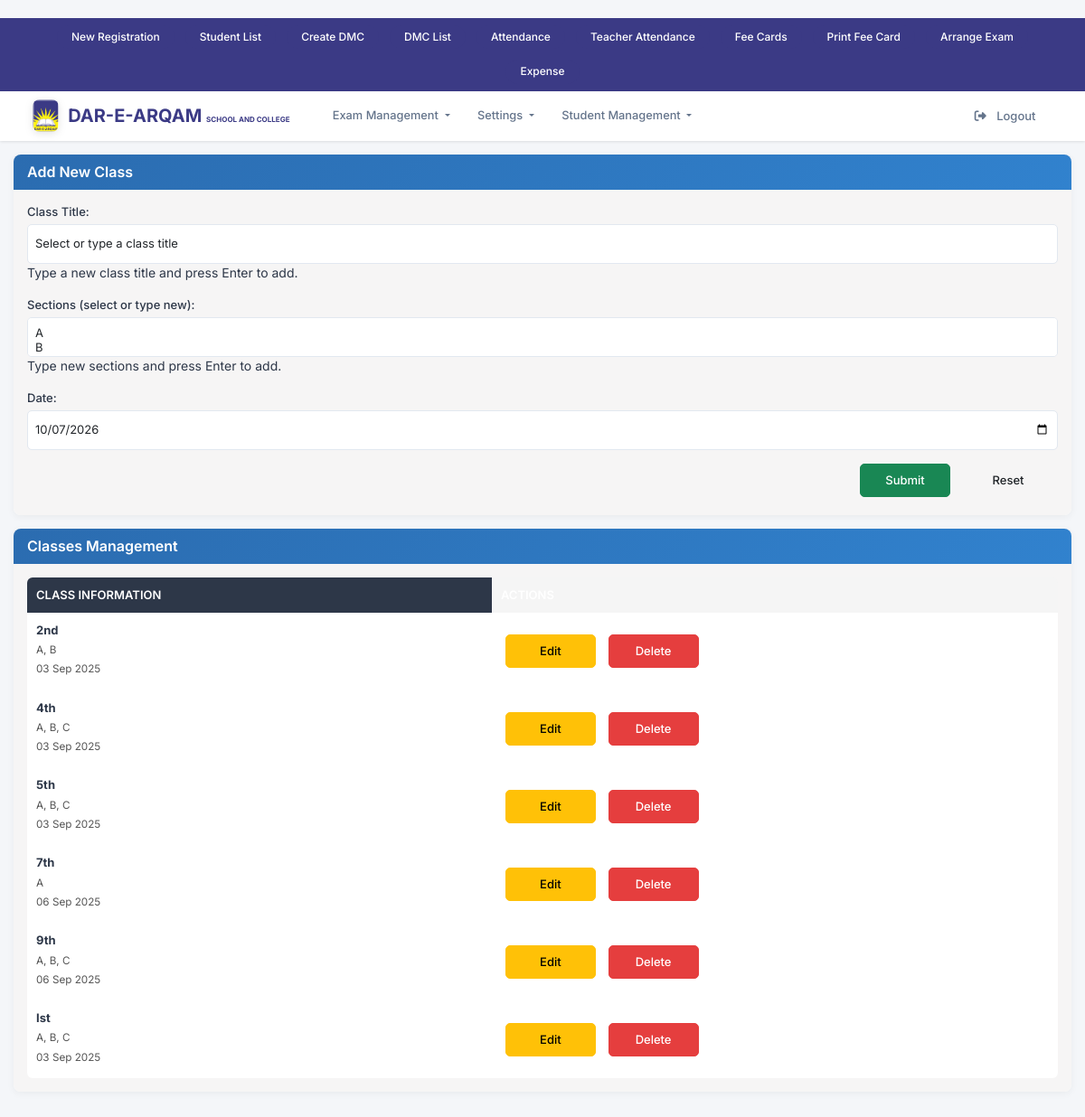
Page /classes.php (signed in) on the committed database.
### tables this page shows
CREATE TABLE `modules` (
  `id` int(11) NOT NULL,
  `parent_id` int(11) DEFAULT NULL,
  `title` varchar(100) NOT NULL,
  `url` varchar(255) NOT NULL DEFAULT '#',
  `description` varchar(255) DEFAULT NULL,
  `status` tinyint(1) DEFAULT 1,
  `created_at` timestamp NOT NULL DEFAULT current_timestamp(),
  `type` enum('Parent','Child') NOT NULL DEFAULT 'Parent'
);

CREATE TABLE `classes` (
  `id` int(11) NOT NULL,
  `course_id` int(11) DEFAULT NULL,
  `title` varchar(255) NOT NULL,
  `dated` date NOT NULL DEFAULT current_timestamp(),
  `status` int(11) DEFAULT NULL
);

### classes.php (the view, shortened to what this page needs)
<?php
$lang = 'en';
$translations = [
    'en' => [
        'title' => 'Classes Management',
        'add_title' => 'Add New Class',
        'edit_title' => 'Edit Class',
        'class_label' => 'Class Title:',
        'date_label' => 'Date:',
        'sections_label' => 'Sections (select or type new):',
        'submit' => 'Submit',
        'reset' => 'Reset',
        'save' => 'Save',
        'cancel' => 'Cancel',
        'success' => 'Class added successfully!',
        'update_success' => 'Class updated successfully!',
        'delete_success' => 'Class deleted successfully!',
        'error' => 'Error:',
        'empty_error' => 'Required fields cannot be empty!',
        'no_records' => 'No classes found.',
        'sr_no' => '#',
        'actions' => 'Actions',
        'edit' => 'Edit',
        'delete' => 'Delete',
        'invalid_csrf' => 'Invalid request!'
    ]
];
require_once('conn_inc.php');
$edit_mode = false;
$class_data = ['id' => '', 'title' => '', 'dated' => date('Y-m-d'), 'sections' => []];
$sections_arr = [];
$res = $conn->query("SELECT id, title FROM sections ORDER BY title");
while ($row = $res->fetch_assoc()) $sections_arr[$row['id']] = $row['title'];
$classes = [];
$res = $conn->query("
    SELECT c.id, c.title, c.dated, GROUP_CONCAT(s.title SEPARATOR ', ') as sections
    FROM classes c
    LEFT JOIN class_sections cs ON c.id=cs.class_id
    LEFT JOIN sections s ON cs.section_id=s.id
    GROUP BY c.id
    ORDER BY c.title
");
while ($row = $res->fetch_assoc()) $classes[] = $row;
?>
<!DOCTYPE html>
<html lang="en">
<head>
</head>
<body>
<?php require_once('navbar.php'); ?>
<div class="container">
    <div class="row">
        <div class="col-xs-12">
            <div class="panel panel-primary">
                <div class="panel-heading">
                    <h3 class="panel-title"><?php echo $edit_mode ? $translations[$lang]['edit_title'] : $translations[$lang]['add_title']; ?></h3>
                </div>
                <div class="panel-body">
                    <form method="post" action="">
                        <div class="form-group">
                            <label><?php echo $translations[$lang]['class_label']; ?></label>
                            <select class="form-control" id="class_title" name="title" required>
                                <option value="" disabled <?php echo $edit_mode ? '' : 'selected'; ?>>Select or type a class title</option>
                            </select>
                            <p class="help-block">Type a new class title and press Enter to add.</p>
                        </div>
                        <div class="form-group">
                            <label><?php echo $translations[$lang]['sections_label']; ?></label>
                            <select class="form-control" id="sections" name="sections[]" multiple="multiple">
                                <?php foreach ($sections_arr as $id => $title): ?>
                                    <option value="<?php echo htmlspecialchars($title); ?>" <?php echo in_array($id, $class_data['sections']) ? 'selected' : ''; ?>>
                                    </option>
                                <?php endforeach; ?>
                            </select>
                            <p class="help-block">Type new sections and press Enter to add.</p>
                        </div>
                        <div class="form-group">
                            <label><?php echo $translations[$lang]['date_label']; ?></label>
                            <input type="date" class="form-control" name="dated" value="<?php echo $class_data['dated']; ?>" required>
                        </div>
                        <div class="text-right">
                            <button type="submit" class="btn btn-success"><?php echo $edit_mode ? $translations[$lang]['save'] : $translations[$lang]['submit']; ?></button>
                            <?php if ($edit_mode): ?>
                                <a href="<?php echo $_SERVER['PHP_SELF']; ?>" class="btn btn-default"><?php echo $translations[$lang]['cancel']; ?></a>
                            <?php else: ?>
                                <button type="reset" class="btn btn-default"><?php echo $translations[$lang]['reset']; ?></button>
                            <?php endif; ?>
                        </div>
                    </form>
                </div>
            </div>
            <div class="panel panel-info">
                <div class="panel-heading">
                    <h3 class="panel-title"><?php echo $translations[$lang]['title']; ?></h3>
                </div>
                <div class="panel-body">
                    <?php if (!empty($classes)): ?>
                        <div class="table-responsive">
                            <table class="table table-bordered table-hover">
                                <thead>
                                    <tr>
                                        <th>Class Information</th>
                                        <th class="actions"><?php echo $translations[$lang]['actions']; ?></th>
                                    </tr>
                                </thead>
                                <tbody>
                                    <?php $counter = 1; foreach ($classes as $row): ?>
                                        <tr>
                                            <td class="class-info">
                                                <div class="title"><?php echo htmlspecialchars($row['title']); ?></div>
                                                <div class="sections"><?php echo htmlspecialchars($row['sections'] ?: 'No Sections'); ?></div>
                                                <div class="date"><?php echo $row['dated'] ? date('d M Y', strtotime($row['dated'])) : 'No Date'; ?></div>
                                            </td>
                                            <td class="actions">
                                                <a href="?edit=<?php echo $row['id']; ?>" class="btn btn-warning btn-xs">Edit</a>
                                                <a href="?delete=<?php echo $row['id']; ?>" class="btn btn-danger btn-xs" onclick="return confirm('Are you sure?')">Delete</a>
                                            </td>
                                        </tr>
                                    <?php endforeach; ?>
                                </tbody>
                            </table>
                        </div>
                    <?php else: ?>
                        <div class="alert alert-info"><?php echo $translations[$lang]['no_records']; ?></div>
                    <?php endif; ?>
                </div>
            </div>
        </div>
    </div>
</div>
</body>
</html>

### navbar.php (shortened to what this page needs)
<?php
require_once('conn_inc.php');
$user_id = $_SESSION['user_id'] ?? 0;
$role_modules = [];
if ($user_id) {
    $qry = "
        SELECT m.id, m.parent_id, m.title, m.url
        FROM role_modules rm
        INNER JOIN modules m ON rm.module_id = m.id
        INNER JOIN users u ON rm.role_id = u.role_id
        WHERE u.id = ?
        ORDER BY m.parent_id, m.title
    ";
    $stmt = $conn->prepare($qry);
    $stmt->bind_param("i", $user_id);
    $stmt->execute();
    $res = $stmt->get_result();
    while ($row = $res->fetch_assoc()) {
        $parent_id = $row['parent_id'] ?? 0;
        if ($parent_id == 0) {
            if (!isset($role_modules[$row['id']])) {
                $role_modules[$row['id']] = [
                    'title' => $row['title'],
                    'url' => $row['url'] ?? '#',
                    'children' => []
                ];
            }
        } else {
            $role_modules[$parent_id]['children'][] = [
                'title' => $row['title'],
                'url' => $row['url'] ?? '#'
            ];
        }
    }
}
?>
<link href="https://cdn.jsdelivr.net/npm/bootstrap@5.3.3/dist/css/bootstrap.min.css" rel="stylesheet">
<link href="https://cdnjs.cloudflare.com/ajax/libs/font-awesome/6.5.0/css/all.min.css" rel="stylesheet">
<div class="top-quick-bar" style="background-color: #3b3a85 !important;">
  <div class="quick-links-horizontal">
    <a href="student_registration.php" class="quick-link-horizontal-btn">
      New Registration
    </a>
    <a href="student_list.php" class="quick-link-horizontal-btn">
      Student List
    </a>
    <a href="create_dmcs.php" class="quick-link-horizontal-btn">
      Create DMC
    </a>
    <a href="dmc_list.php" class="quick-link-horizontal-btn">
      DMC List
    </a>
    <a href="attendance_class.php" class="quick-link-horizontal-btn">
      Attendance
    </a>
    <a href="users_attendance.php" class="quick-link-horizontal-btn">
      Teacher Attendance
    </a>
    <a href="fee_card_create_monthly.php" class="quick-link-horizontal-btn">
      Fee Cards
    </a>
    <a href="student_feecards.php" class="quick-link-horizontal-btn">
      Print Fee Card
    </a>
    <a href="arrange_exam.php" class="quick-link-horizontal-btn">
      Arrange Exam
    </a>
    <a href="expense.php" class="quick-link-horizontal-btn">
      Expense
    </a>
  </div>
</div>
<nav class="navbar navbar-expand-lg navbar-light sticky-top">
  <div class="container-fluid">
    <div class="navbar-main-content">
      <a class="navbar-brand" href="index.php">
        <img src="logo2.png" alt="Logo">
        <div class="brand-text"><span style="font-size:20px;color: #16253e !important;">DAR-E-ARQAM <small>SCHOOL AND COLLEGE</small></span> </div>
      </a>
      <div class="collapse navbar-collapse" id="mainNavbar">
        <ul class="navbar-nav me-auto mb-2 mb-lg-0">
          <?php foreach ($role_modules as $module_id => $module): ?>
            <?php
            $is_dropdown = !empty($module['children']);
            $module_title = isset($module['title']) ? $module['title'] : '';
            $module_url = isset($module['url']) ? $module['url'] : '#';
            ?>
            <li class="nav-item <?php echo $is_dropdown ? 'dropdown' : ''; ?>">
              <?php if (!$is_dropdown && !empty($module_title) && !empty($module_url) && $module_url != '#'): ?>
                <a class="nav-link <?php echo $module_url === 'index.php' ? 'active' : ''; ?>" href="<?php echo htmlspecialchars($module_url); ?>">
                  <?php echo htmlspecialchars($module_title); ?>
                </a>
              <?php elseif ($is_dropdown && !empty($module_title)): ?>
                <a class="nav-link dropdown-toggle" href="#" id="<?php echo htmlspecialchars(strtolower(str_replace(' ', '', $module_title))); ?>Dropdown" role="button" data-bs-toggle="dropdown">
                  <?php echo htmlspecialchars($module_title); ?>
                </a>
              <?php endif; ?>
            </li>
          <?php endforeach; ?>
        </ul>
        <ul class="navbar-nav ms-auto">
          <li class="nav-item">
            <a class="nav-link btn btn-logout rounded-5" href="logout.php">
              <i class="fa-solid fa-right-from-bracket me-2"></i>
              Logout
            </a>
          </li>
        </ul>
      </div>
    </div>
  </div>
</nav>

### classes.php (style rules this page uses)
body { font-size: 16px; line-height: 1.5; padding-top: 20px; }
.container { padding: 0 15px; }
.form-control { min-height: 44px; font-size: 16px; border-radius: 4px; }
.form-group { margin-bottom: 20px; }
.btn { font-size: 16px; padding: 10px 16px; min-width: 100px; margin: 5px; border-radius: 4px; }
.text-right { text-align: right; }
.table-responsive { overflow-x: auto; -webkit-overflow-scrolling: touch; position: relative; }
.table { width: 100%; margin-bottom: 20px; table-layout: auto; }
.table th, .table td { vertical-align: middle; padding: 12px; text-align: left; border-bottom: 1px solid #ddd; }
.table th { background-color: #f5f5f5; font-weight: 600; white-space: nowrap; }
.table td { white-space: normal; }
.table .class-info { min-width: 200px; }
.table th.actions, .table td.actions { min-width: 120px; white-space: nowrap; position: -webkit-sticky; position: sticky; right: 0; background-color: #fff; z-index: 5; }
.table th.actions { background-color: #f5f5f5; z-index: 10; }
.class-info div { margin-bottom: 5px; }
.class-info .title { font-weight: bold; }
.class-info .sections, .class-info .date { color: #555; font-size: 0.9em; }

### rows in the picture
modules: title "Exam Management"
modules: title "Student Management"
classes: title "2nd", sections "A, B", dated "03 Sep 2025"
classes: title "4th", sections "A, B, C", dated "03 Sep 2025"
classes: title "5th", sections "A, B, C", dated "03 Sep 2025"
classes: title "7th", sections "A", dated "06 Sep 2025"
classes: title "9th", sections "A, B, C", dated "06 Sep 2025"
classes: title "Ist", sections "A, B, C", dated "03 Sep 2025"

### other values in the picture
$module_title "Settings"
$translations[$lang]['add_title'] "Add New Class"
$translations[$lang]['class_label'] "Class Title:"
$translations[$lang]['sections_label'] "Sections (select or type new):"
$translations[$lang]['date_label'] "Date:"
$translations[$lang]['submit'] "Submit"
$translations[$lang]['reset'] "Reset"
$translations[$lang]['title'] "Classes Management"
